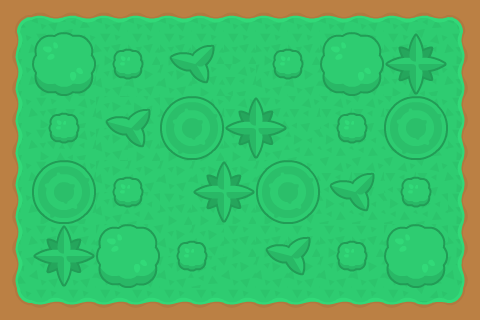

A 2D game scene composited from a Tiled map and its tileset images. What follows is a short description and the map's XML, with every tile layer's data as written:
An orthogonal 15x10 tile map with 32x32 px tiles, 2 tile layers (Fondo, Adornos).

<map version="1.0" tiledversion="1.0.3" orientation="orthogonal" renderorder="right-down" width="15" height="10" tilewidth="32" tileheight="32" nextobjectid="1">
 <tileset firstgid="1" source="Fondo2.tsx" />
 <layer name="Fondo" width="15" height="10">
  <data encoding="csv">
48,49,50,49,49,49,49,49,49,49,49,49,49,50,51,
94,95,96,95,95,95,95,95,95,95,95,95,95,96,97,
94,95,96,141,141,141,95,96,141,141,141,141,95,96,97,
94,95,96,141,142,95,96,96,95,96,96,96,96,96,97,
94,95,96,141,95,95,95,95,141,142,142,142,142,142,97,
94,95,96,141,141,141,141,141,141,95,96,96,96,96,97,
94,95,96,141,142,95,95,95,95,141,142,142,142,142,97,
94,95,95,141,142,141,141,95,95,95,95,95,141,142,97,
140,141,141,141,141,141,142,141,141,141,141,141,141,142,143,
186,187,187,187,187,187,187,187,187,187,187,187,187,188,189
</data>
 </layer>
 <layer name="Adornos" width="15" height="10">
  <data encoding="csv">
0,0,0,0,0,0,0,0,0,0,0,0,0,0,0,
0,491,492,493,494,495,496,0,493,494,491,492,499,500,0,
0,537,538,539,540,541,542,0,539,540,537,538,545,546,0,
0,493,494,495,496,497,498,499,500,0,493,494,497,498,0,
0,539,540,541,542,543,544,545,546,0,539,540,543,544,0,
0,497,498,493,494,0,499,500,497,498,495,496,493,494,0,
0,543,544,539,540,0,545,546,543,544,541,542,539,540,0,
0,499,500,491,492,493,494,0,495,496,493,494,491,492,0,
0,545,546,537,538,539,540,0,541,542,539,540,537,538,0,
0,0,0,0,0,0,0,0,0,0,0,0,0,0,0
</data>
 </layer>
</map>
